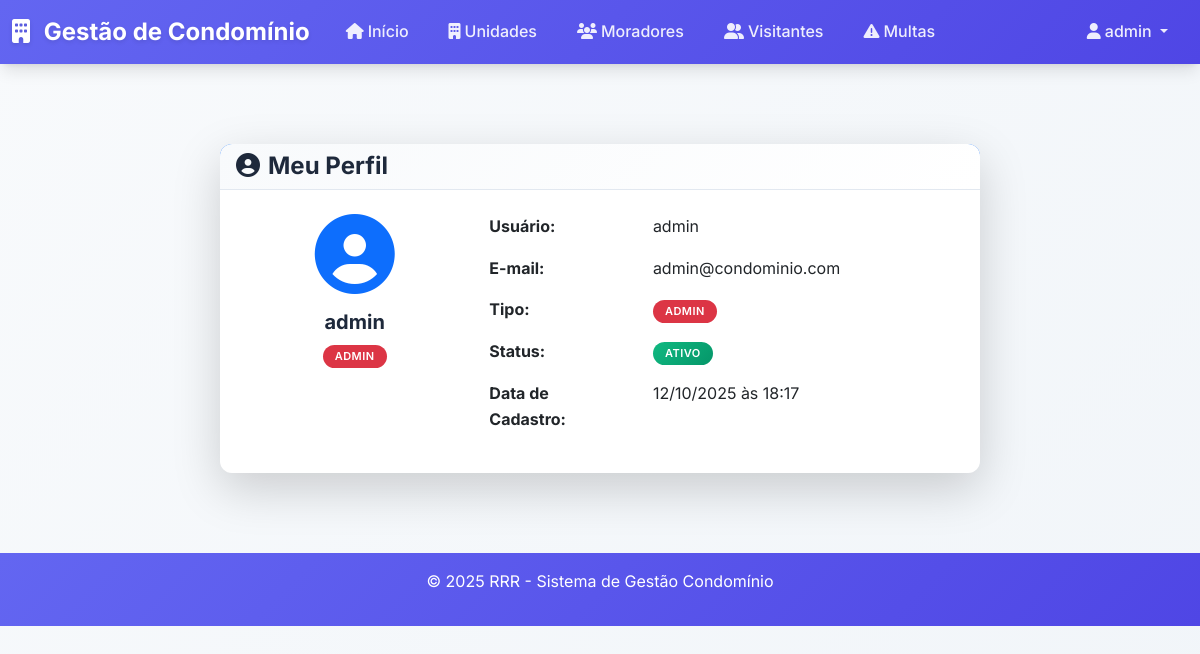
The page /perfil (signed in) on the database its author committed.
### app.py (models this page shows)
class Usuario(db.Model):
    id = db.Column(db.Integer, primary_key=True)
    username = db.Column(db.String(50), nullable=False, unique=True)
    email = db.Column(db.String(100), nullable=False, unique=True)
    senha_hash = db.Column(db.String(255), nullable=False)
    tipo = db.Column(db.String(20), nullable=False)
    morador_id = db.Column(db.Integer, db.ForeignKey('morador.id'), nullable=True)
    ativo = db.Column(db.Boolean, default=True)
    data_cadastro = db.Column(db.DateTime, default=datetime.utcnow)
    morador = db.relationship('Morador', backref='usuario', uselist=False)

### app.py (the view)
@app.route('/perfil')
@login_required
def perfil():
    usuario = Usuario.query.get(session['user_id'])
    return render_template('perfil.html', usuario=usuario)

### app.py (called while the page is built)
def login_required(f):
    from functools import wraps
    @wraps(f)
    def decorated_function(*args, **kwargs):
        if 'user_id' not in session:
            return redirect(url_for('login'))
        return f(*args, **kwargs)
    return decorated_function

### templates/perfil.html (shortened to what this page needs)
{% extends "base.html" %}
{% block content %}
<div class="container mt-4">
    <div class="row">
        <div class="col-md-8 mx-auto">
            <div class="card shadow-lg border-0">
                <div class="card-header bg-primary text-white">
                    <h4 class="mb-0">
                        <i class="fas fa-user-circle me-2"></i>Meu Perfil
                    </h4>
                </div>
                <div class="card-body p-4">
                    <div class="row">
                        <div class="col-md-4 text-center">
                            <div class="mb-3">
                                <i class="fas fa-user-circle fa-5x text-primary"></i>
                            </div>
                            <h5>{{ usuario.username }}</h5>
                            <span class="badge bg-{{ 'danger' if usuario.tipo == 'Admin' else 'info' }}">
                                {{ usuario.tipo }}
                            </span>
                        </div>
                        <div class="col-md-8">
                            <div class="row mb-3">
                                <div class="col-sm-4">
                                    <strong>Usuário:</strong>
                                </div>
                                <div class="col-sm-8">
                                    {{ usuario.username }}
                                </div>
                            </div>
                            <div class="row mb-3">
                                <div class="col-sm-4">
                                    <strong>E-mail:</strong>
                                </div>
                                <div class="col-sm-8">
                                    {{ usuario.email }}
                                </div>
                            </div>
                            <div class="row mb-3">
                                <div class="col-sm-4">
                                    <strong>Tipo:</strong>
                                </div>
                                <div class="col-sm-8">
                                    <span class="badge bg-{{ 'danger' if usuario.tipo == 'Admin' else 'info' }}">
                                        {{ usuario.tipo }}
                                    </span>
                                </div>
                            </div>
                            <div class="row mb-3">
                                <div class="col-sm-4">
                                    <strong>Status:</strong>
                                </div>
                                <div class="col-sm-8">
                                    <span class="badge bg-{{ 'success' if usuario.ativo else 'danger' }}">
                                        {{ 'Ativo' if usuario.ativo else 'Inativo' }}
                                    </span>
                                </div>
                            </div>
                            <div class="row mb-3">
                                <div class="col-sm-4">
                                    <strong>Data de Cadastro:</strong>
                                </div>
                                <div class="col-sm-8">
                                    {{ usuario.data_cadastro.strftime('%d/%m/%Y às %H:%M') }}
                                </div>
                            </div>
                        </div>
                    </div>
                </div>
            </div>
        </div>
    </div>
</div>
{% endblock %}

### static/css/style.css (style rules this page uses)
:root { --primary-color: #6366f1; --primary-dark: #4f46e5; --success-color: #10b981; --success-dark: #059669; --info-color: #06b6d4; --warning-color: #f59e0b; --danger-color: #ef4444; --danger-dark: #dc2626; --light-color: #f8fafc; --dark-color: #1e293b; --gray-50: #f8fafc; --gray-100: #f1f5f9; --gray-200: #e2e8f0; --gray-300: #cbd5e1; --gray-400: #94a3b8; --gray-500: #64748b; --gray-600: #475569; --gray-700: #334155; --gray-800: #1e293b; --gray-900: #0f172a; --shadow-sm: 0 1px 2px 0 rgb(0 0 0 / 0.05); --shadow-md: 0 4px 6px -1px rgb(0 0 0 / 0.1), 0 2px 4px -2px rgb(0 0 0 / 0.1); --shadow-lg: 0 10px 15px -3px rgb(0 0 0 / 0.1), 0 4px 6px -4px rgb(0 0 0 / 0.1); --shadow-xl: 0 20px 25px -5px rgb(0 0 0 / 0.1), 0 8px 10px -6px rgb(0 0 0 / 0.1); --border-radius: 12px; --border-radius-lg: 16px; }
* { box-sizing: border-box; }
body { font-family: 'Inter', -apple-system, BlinkMacSystemFont, 'Segoe UI', Roboto, sans-serif; background: linear-gradient(135deg, var(--gray-50) 0%, var(--gray-100) 100%); color: var(--gray-800); line-height: 1.6; min-height: 100vh; }
.card { border: none; border-radius: var(--border-radius); box-shadow: var(--shadow-md); transition: all 0.3s cubic-bezier(0.4, 0, 0.2, 1); background: white; overflow: hidden; }
.badge { font-size: 11px; font-weight: 600; padding: 6px 12px; border-radius: 20px; text-transform: uppercase; letter-spacing: 0.5px; }
.badge.bg-success { background: linear-gradient(135deg, var(--success-color) 0%, var(--success-dark) 100%) !important; }
.card { animation: fadeIn 0.6s cubic-bezier(0.4, 0, 0.2, 1); }
.card-header { background: linear-gradient(135deg, var(--gray-50) 0%, white 100%); border-bottom: 1px solid var(--gray-200); font-weight: 700; }
.container { max-width: 1200px; }
h1, h2, h3, h4, h5, h6 { color: var(--gray-800); font-weight: 700; }

### rows shown on the page
Usuario: username "admin", tipo "ADMIN", email "admin@condominio.com", ativo "ATIVO", data_cadastro "12/10/2025 às 18:17"

### other values the page prints
{{ session.username }} "admin"
